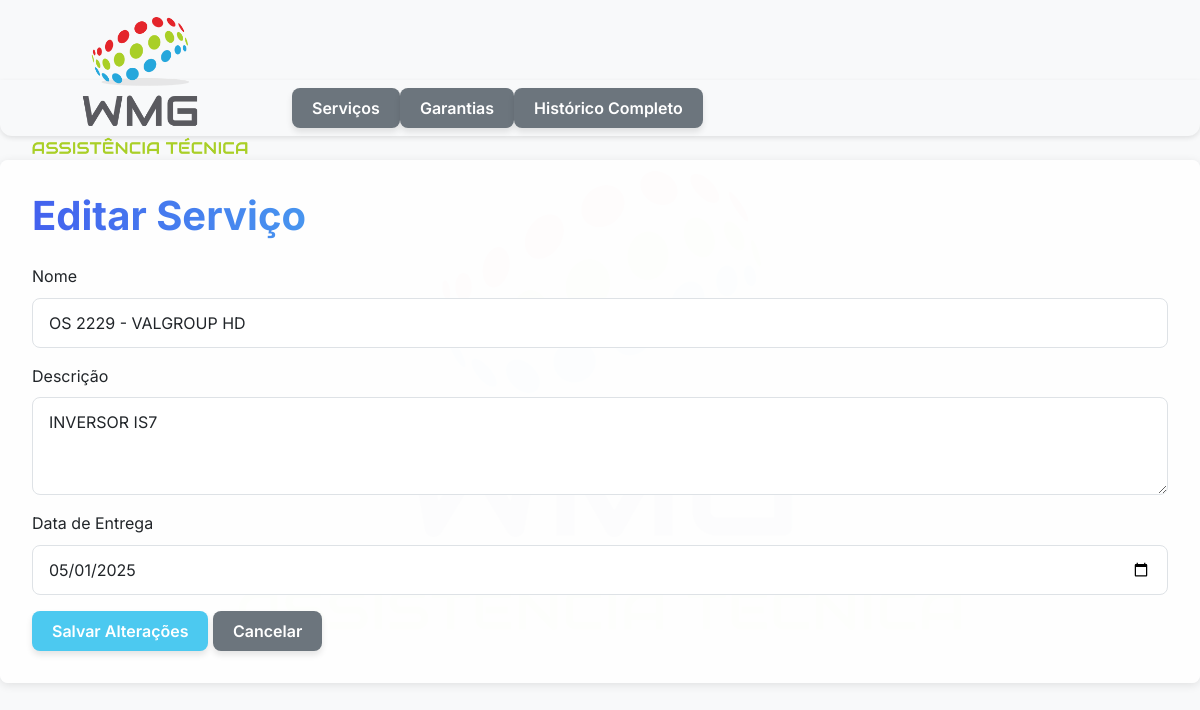
The page /editar_tarefa/4 on the database its author committed.
### gerenciador_tarefa/models.py (models this page shows, shortened)
class Tarefa(db.Model):
    id = db.Column(db.Integer, primary_key=True)
    nome = db.Column(db.String(100), nullable=False)
    descricao = db.Column(db.Text)
    data_criacao = db.Column(db.DateTime, default=datetime.utcnow)
    data_entrega = db.Column(db.DateTime, nullable=False)
    data_conclusao = db.Column(db.DateTime)
    concluida = db.Column(db.Boolean, default=False)

### gerenciador_tarefa/app.py (the view, shortened to what this page needs)
@app.route('/editar_tarefa/<int:tarefa_id>', methods=['GET', 'POST'])
def editar_tarefa(tarefa_id):
    tarefa = Tarefa.query.get_or_404(tarefa_id)
    return render_template('editar_tarefa.html', tarefa=tarefa)

### gerenciador_tarefa/templates/editar_tarefa.html
{% extends "base.html" %}
{% block content %}
<h1 class="mb-4">Editar Serviço</h1>
<form method="POST">
    <div class="mb-3">
        <label for="nome" class="form-label">Nome</label>
        <input type="text" class="form-control" id="nome" name="nome" value="{{ tarefa.nome }}" required>
    </div>
    <div class="mb-3">
        <label for="descricao" class="form-label">Descrição</label>
        <textarea class="form-control" id="descricao" name="descricao" rows="3" required>{{ tarefa.descricao }}</textarea>
    </div>
    <div class="mb-3">
        <label for="data_entrega" class="form-label">Data de Entrega</label>
        <input type="date" class="form-control" id="data_entrega" name="data_entrega" value="{{ tarefa.data_entrega.strftime('%Y-%m-%d') }}" required>
    </div>
    <button type="submit" class="btn btn-success">Salvar Alterações</button>
    <a href="{{ url_for('index') }}" class="btn btn-secondary">Cancelar</a>
</form>
{% endblock %}

### gerenciador_tarefa/static/css/style.css (style rules this page uses)
:root { --primary-color: #4361ee; --secondary-color: #3f37c9; --accent-color: #4895ef; --danger-color: #f72585; --warning-color: #f8961e; --success-color: #4cc9f0; --light-color: #f8f9fa; --dark-color: #212529; --gray-color: #6c757d; --bg-color: #f8f9fa; --card-bg: #ffffff; --shadow: 0 4px 6px rgba(0, 0, 0, 0.1); --transition: all 0.3s ease; }
body { font-family: 'Segoe UI', Tahoma, Geneva, Verdana, sans-serif; background-color: var(--bg-color); color: var(--dark-color); line-height: 1.6; }
h1, h2, h3 { font-weight: 700; color: var(--dark-color); margin-bottom: 1.5rem; }
h1 { font-size: 2.5rem; background: linear-gradient(90deg, var(--primary-color), var(--accent-color)); -webkit-background-clip: text; background-clip: text; color: transparent; display: inline-block; }
.btn { border-radius: 8px; padding: 0.5rem 1.25rem; font-weight: 600; transition: var(--transition); border: none; box-shadow: var(--shadow); }
.btn-secondary { background-color: var(--gray-color); }
.btn-success { background-color: var(--success-color); }
.form-control { border-radius: 8px; padding: 0.75rem 1rem; border: 1px solid #dee2e6; transition: var(--transition); }

### rows shown on the page
Tarefa: nome "OS 2229 - VALGROUP HD", descricao "INVERSOR IS7", data_entrega "05/01/2025"
